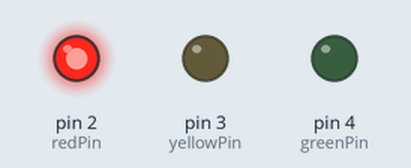
Recording of a sketch running on a simulated Arduino Uno, built with avr-gcc and run on an emulated ATmega328P. On the bench: output pins drawn as LEDs (lit = HIGH).

Above: at 2.5 s.
At 6.0 s:
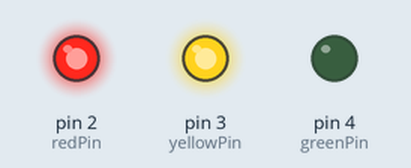
At 9.5 s:
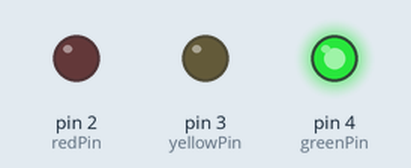
At 13.0 s:
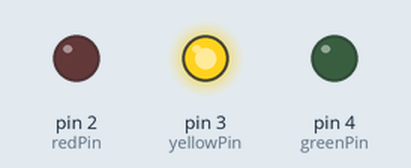
Timing chart, 0 to 18.2 s (numbered marks = the images above):
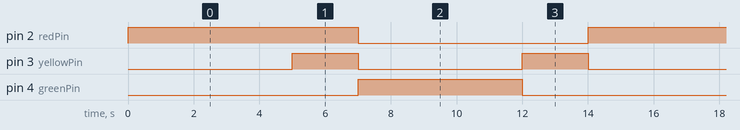

The sketch:

semafor.ino
```cpp
const int redPin = 2;     // Pin conectado al LED rojo
const int yellowPin = 3;  // Pin conectado al LED amarillo
const int greenPin = 4;   // Pin conectado al LED verde

const long redDuration = 5000;     // Duración del estado rojo en milisegundos
const long yellowDuration = 2000;  // Duración del estado amarillo en milisegundos
const long greenDuration = 5000;   // Duración del estado verde en milisegundos

void setup() {
  pinMode(redPin, OUTPUT);     // Configurar el pin del LED rojo como salida
  pinMode(yellowPin, OUTPUT);  // Configurar el pin del LED amarillo como salida
  pinMode(greenPin, OUTPUT);   // Configurar el pin del LED verde como salida
}

void loop() {
  // Estado rojo
  digitalWrite(redPin, HIGH);
  digitalWrite(yellowPin, LOW);
  digitalWrite(greenPin, LOW);
  delay(redDuration);

  // Estado rojo y amarillo
  digitalWrite(redPin, HIGH);
  digitalWrite(yellowPin, HIGH);
  digitalWrite(greenPin, LOW);
  delay(yellowDuration);

  // Estado verde
  digitalWrite(redPin, LOW);
  digitalWrite(yellowPin, LOW);
  digitalWrite(greenPin, HIGH);
  delay(greenDuration);

  // Estado amarillo
  digitalWrite(redPin, LOW);
  digitalWrite(yellowPin, HIGH);
  digitalWrite(greenPin, LOW);
  delay(yellowDuration);
}
```

Measured:
- by itself, pin 2 (redPin): alternates HIGH for 7.0 s and LOW for 7.0 s
- by itself, pin 3 (yellowPin): alternates HIGH for 2.0 s and LOW for 5.0 s
- by itself, pin 4 (greenPin): alternates HIGH for 5.0 s and LOW for 9.0 s
